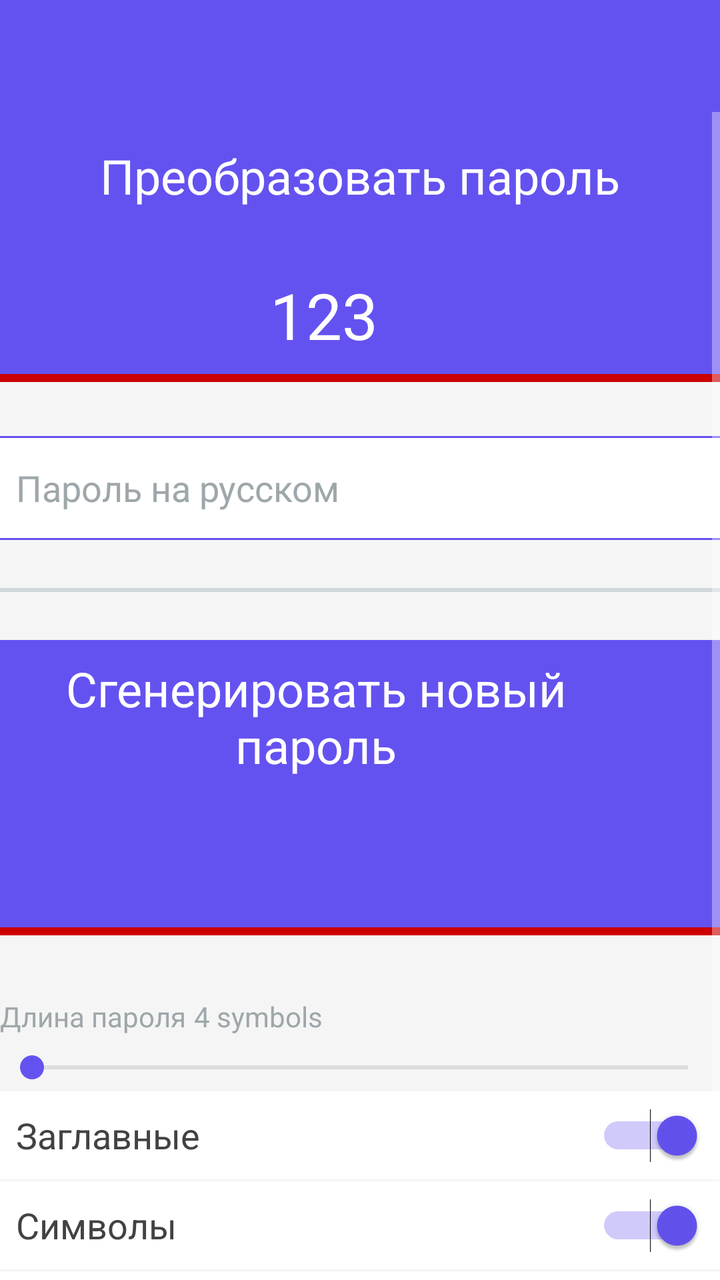
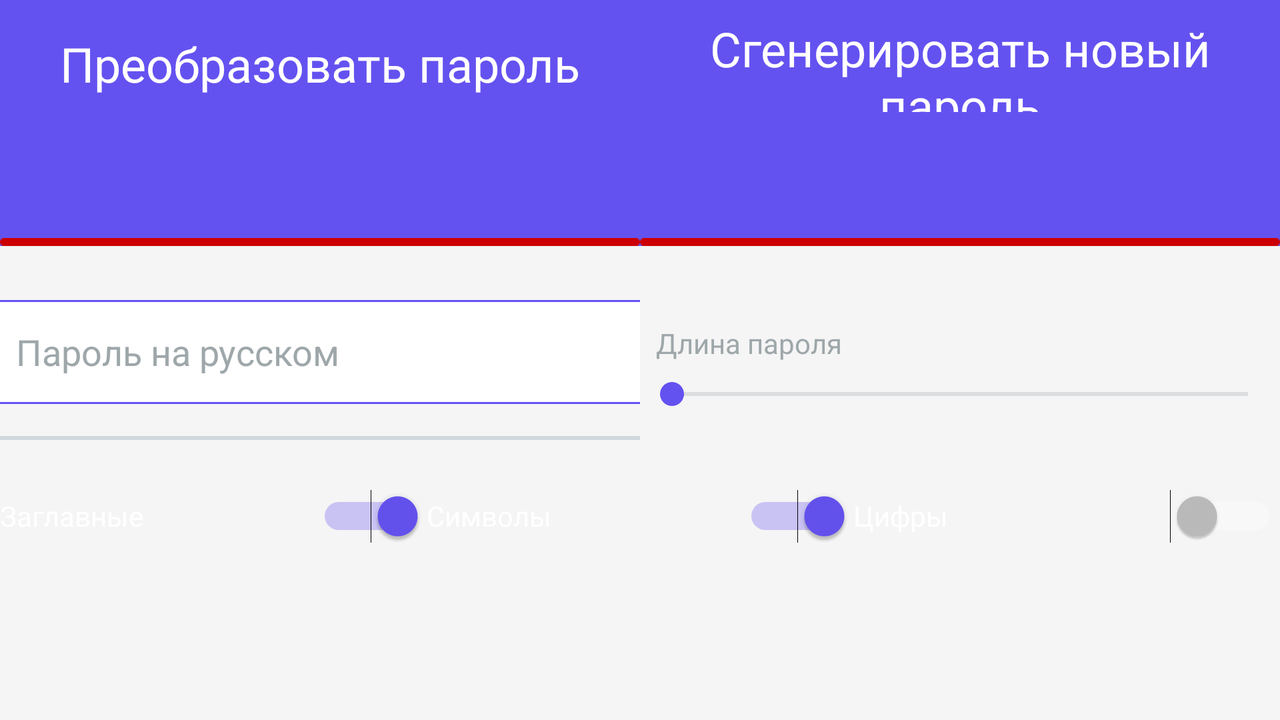

Two renders of one Android screen. The first uses the default layout on a phone; the second uses the alternative layout the repository ships for a different screen configuration, on a matching device. The two XML files are below.
<!-- AndroidManifest.xml: application theme AppTheme -->
<!-- res/layout/activity_main.xml -->
<?xml version="1.0" encoding="utf-8"?>
<LinearLayout xmlns:android="http://schemas.android.com/apk/res/android"
    xmlns:app="http://schemas.android.com/apk/res-auto"
    xmlns:tools="http://schemas.android.com/tools"
    android:layout_width="match_parent"
    android:layout_height="match_parent"
    android:orientation="vertical">

    <androidx.appcompat.widget.Toolbar
        android:id="@+id/toolbar1"
        style="@style/Toolbar" />

    <ScrollView
        android:layout_width="match_parent"
        android:layout_height="match_parent"
        android:background="@color/grey_100"
        tools:context=".screens.main.MainActivity">

        <androidx.constraintlayout.widget.ConstraintLayout
            android:layout_width="match_parent"
            android:layout_height="wrap_content"
            android:background="@color/material_blue">

            <TextView
                android:id="@+id/toolbar"
                style="@style/Header"
                android:layout_width="match_parent"
                android:layout_height="@dimen/height_header"
                android:background="@color/material_blue"
                android:text="@string/convert_password"
                app:layout_constraintTop_toTopOf="parent" />

            <TextView
                android:id="@+id/password_result"
                style="@style/ResultTextView"
                android:layout_width="0dp"
                android:layout_height="wrap_content"
                android:layout_marginStart="@dimen/margin_start_result"
                android:layout_marginTop="@dimen/margin_top_result"
                app:layout_constraintEnd_toStartOf="@id/copy_password"
                app:layout_constraintStart_toStartOf="parent"
                app:layout_constraintTop_toBottomOf="@id/toolbar"
                tools:text="123" />

            <ImageButton
                android:id="@+id/copy_password"
                style="@style/ImageButtonCopy"
                android:layout_width="@dimen/height_image_button"
                android:layout_height="@dimen/height_image_button"
                android:layout_marginEnd="@dimen/margin_start_result"
                android:tint="@color/white"
                app:layout_constraintBottom_toBottomOf="@id/password_result"
                app:layout_constraintEnd_toEndOf="parent"
                app:layout_constraintStart_toEndOf="@id/password_result"
                app:layout_constraintTop_toTopOf="@id/password_result" />

            <ImageView
                android:id="@+id/password_complexity"
                android:layout_width="match_parent"
                android:layout_height="@dimen/height_complexity_line"
                android:layout_marginTop="8dp"
                android:src="@drawable/password_complexity_line"
                app:layout_constraintTop_toBottomOf="@id/password_result" />

            <TextView
                android:id="@+id/password_bits"
                style="@style/BitsTextAppearance"
                android:layout_width="match_parent"
                android:layout_height="wrap_content"
                app:layout_constraintTop_toBottomOf="@id/password_complexity" />

            <EditText
                android:id="@+id/password_input"
                style="@style/Input"
                android:layout_width="match_parent"
                android:layout_height="52dp"
                android:background="@drawable/new_input_bg"
                android:hint="@string/password_ru"
                android:inputType="text"
                app:layout_constraintTop_toBottomOf="@id/password_bits"
                tools:ignore="TextFields" />

            <FrameLayout
                android:id="@+id/divider_layout"
                android:layout_width="match_parent"
                android:layout_height="wrap_content"
                android:background="@color/grey_100"
                app:layout_constraintTop_toBottomOf="@id/password_input">

                <View
                    android:layout_width="match_parent"
                    android:layout_height="2dp"
                    android:layout_marginTop="@dimen/margin_top_between_components"
                    android:layout_marginBottom="@dimen/margin_top_between_components"
                    android:background="@color/blue_grey_100" />
            </FrameLayout>

            <TextView
                android:id="@+id/generate_password_header"
                style="@style/Header"
                android:layout_width="0dp"
                android:layout_height="wrap_content"
                android:background="@color/material_blue"
                android:minHeight="@dimen/height_header"
                android:text="@string/u_can_generate_new_password"
                app:layout_constraintEnd_toStartOf="@id/regenerate_password"
                app:layout_constraintStart_toStartOf="parent"
                app:layout_constraintTop_toBottomOf="@id/divider_layout" />

            <ImageButton
                android:id="@+id/regenerate_password"
                style="@style/ImageButton"
                android:layout_width="@dimen/height_image_button"
                android:layout_height="@dimen/height_image_button"
                android:layout_marginEnd="@dimen/margin_start_result"
                android:src="@drawable/ic_refresh_black_24dp"
                app:layout_constraintBottom_toBottomOf="@id/generate_password_header"
                app:layout_constraintEnd_toEndOf="parent"
                app:layout_constraintTop_toTopOf="@id/generate_password_header" />

            <TextView
                android:id="@+id/password_generated_result"
                style="@style/ResultTextView"
                android:layout_width="0dp"
                android:layout_height="wrap_content"
                android:layout_marginStart="@dimen/margin_start_result"
                android:layout_marginTop="@dimen/margin_top_result"
                app:layout_constraintEnd_toStartOf="@id/copy_password_generated"
                app:layout_constraintStart_toStartOf="parent"
                app:layout_constraintTop_toBottomOf="@id/generate_password_header" />

            <ImageButton
                android:id="@+id/copy_password_generated"
                style="@style/ImageButtonCopy"
                android:layout_width="@dimen/height_image_button"
                android:layout_height="@dimen/height_image_button"
                android:layout_marginEnd="@dimen/margin_start_result"
                android:tint="@color/white"
                app:layout_constraintEnd_toEndOf="parent"
                app:layout_constraintStart_toEndOf="@id/password_generated_result"
                app:layout_constraintTop_toTopOf="@id/password_generated_result" />

            <ImageView
                android:id="@+id/password_generated_complexity"
                android:layout_width="match_parent"
                android:layout_height="@dimen/height_complexity_line"
                android:layout_marginTop="8dp"
                android:src="@drawable/password_complexity_line"
                app:layout_constraintTop_toBottomOf="@id/password_generated_result" />

            <TextView
                android:id="@+id/password_generated_bits"
                style="@style/BitsTextAppearance"
                android:layout_width="match_parent"
                android:layout_height="wrap_content"
                app:layout_constraintTop_toBottomOf="@id/password_generated_complexity" />

            <TextView
                android:id="@+id/password_length_label"
                android:layout_width="wrap_content"
                android:layout_height="wrap_content"
                android:background="@color/grey_100"
                android:paddingTop="@dimen/padding_small"
                android:paddingBottom="@dimen/padding_small"
                android:text="@string/password_length"
                android:textAppearance="@style/PasswordLengthTextAppearance"
                app:layout_constraintStart_toStartOf="parent"
                app:layout_constraintTop_toBottomOf="@id/password_generated_bits" />

            <TextView
                android:id="@+id/password_length"
                android:layout_width="0dp"
                android:layout_height="0dp"
                android:background="@color/grey_100"
                android:padding="@dimen/padding_small"
                android:textAppearance="@style/PasswordLengthTextAppearance"
                app:layout_constraintBottom_toBottomOf="@id/password_length_label"
                app:layout_constraintEnd_toEndOf="parent"
                app:layout_constraintStart_toEndOf="@id/password_length_label"
                app:layout_constraintTop_toTopOf="@id/password_length_label"
                tools:text="4 symbols" />

            <SeekBar
                android:id="@+id/password_length_seekbar"
                android:layout_width="match_parent"
                android:layout_height="24dp"
                android:background="@color/grey_100"
                android:max="20"
                android:progressBackgroundTint="@color/blue_grey_500"
                android:progressTint="@color/material_blue"
                android:thumbTint="@color/material_blue"
                app:layout_constraintTop_toBottomOf="@id/password_length_label" />

            <LinearLayout
                android:layout_width="match_parent"
                android:layout_height="wrap_content"
                android:background="@color/grey_100"
                android:orientation="vertical"
                app:layout_constraintTop_toBottomOf="@id/password_length_seekbar">

                <Switch
                    android:id="@+id/check_caps"
                    style="@style/Switch"
                    android:layout_width="match_parent"
                    android:layout_height="44dp"
                    android:layout_marginBottom="1dp"
                    android:checked="true"
                    android:text="@string/upper_case"
                    app:layout_constraintTop_toBottomOf="@id/password_length_seekbar" />

                <Switch
                    android:id="@+id/check_symbols"
                    style="@style/Switch"
                    android:layout_width="match_parent"
                    android:layout_height="44dp"
                    android:layout_marginBottom="1dp"
                    android:checked="true"
                    android:text="@string/symbols"
                    app:layout_constraintTop_toBottomOf="@id/check_caps" />

                <Switch
                    android:id="@+id/check_numbers"
                    style="@style/Switch"
                    android:layout_width="match_parent"
                    android:layout_height="44dp"
                    android:layout_marginBottom="1dp"
                    android:checked="false"
                    android:text="@string/numbers"
                    app:layout_constraintTop_toBottomOf="@id/check_symbols" />
            </LinearLayout>

        </androidx.constraintlayout.widget.ConstraintLayout>
    </ScrollView>
</LinearLayout>
<!-- resources referenced by this layout -->
<resources>
  <color name="blue_grey_100">#cfd8dc</color>
  <color name="blue_grey_500">#9ea7aa</color>
  <color name="grey_100">#f5f5f5</color>
  <color name="material_blue">#6452f0</color>
  <color name="white">#FFFFFF</color>
  <dimen name="height_complexity_line">4dp</dimen>
  <dimen name="height_header">64dp</dimen>
  <dimen name="height_image_button">36dp</dimen>
  <dimen name="margin_start_result">8dp</dimen>
  <dimen name="margin_top_between_components">24dp</dimen>
  <dimen name="margin_top_result">16dp</dimen>
  <dimen name="padding_small">4dp</dimen>
  <string name="convert_password">Преобразовать пароль</string>
  <string name="numbers">Цифры</string>
  <string name="password_length">Длина пароля</string>
  <string name="password_ru">Пароль на русском</string>
  <string name="symbols">Символы</string>
  <string name="u_can_generate_new_password">Сгенерировать новый пароль</string>
  <string name="upper_case">Заглавные</string>
  <style name="Header">
          <item name="android:gravity">center</item>
          <item name="android:paddingTop">8dp</item>
          <item name="android:paddingBottom">8dp</item>
          <item name="android:textAppearance">@style/HeaderTextAppearance</item>
      </style>
  <style name="ImageButton">
          <item name="android:tint">@color/white</item>
          <item name="android:background">@android:color/transparent</item>
          <item name="android:padding">@dimen/padding_copy_button</item>
      </style>
  <style name="ImageButtonCopy" parent="ImageButton">
          <item name="android:tint">@color/grey_800</item>
          <item name="android:src">@drawable/ic_content_copy_black_24dp</item>
      </style>
  <style name="Input">
          <item name="android:imeOptions">flagNoExtractUi</item>
          <item name="android:padding">8dp</item>
          <item name="android:textColor">@color/grey_800</item>
          <item name="android:textColorHint">@color/blue_grey_500</item>
      </style>
  <style name="PasswordLengthTextAppearance" parent="@android:style/TextAppearance.Material">
          <item name="android:textColor">@color/blue_grey_500</item>
      </style>
  <style name="ResultTextView">
          <item name="android:gravity">center</item>
          <item name="android:textAppearance">@style/ResultTextAppearance</item>
          <item name="android:textAlignment">center</item>
      </style>
  <style name="Toolbar">
          <item name="android:layout_width">match_parent</item>
          <item name="android:layout_height">?attr/actionBarSize</item>
          
          <item name="android:background">@color/colorPrimary</item>
      </style>
  <style name="AppTheme" parent="Theme.AppCompat.NoActionBar">
          <item name="android:colorPrimary">@color/colorPrimary</item>
          <item name="android:colorPrimaryDark">@color/colorPrimaryDark</item>
          <item name="android:colorAccent">@color/material_blue</item>
          <item name="colorControlActivated">@color/colorPrimary</item>
      </style>
  <color name="yellow_200">#ffff00</color>
  <color name="grey_800">#424242</color>
  <style name="HeaderTextAppearance">
          <item name="android:textColor">@color/white</item>
          <item name="android:fontFamily">sans-serif</item>
          <item name="android:textSize">24sp</item>
      </style>
  <dimen name="padding_copy_button">4dp</dimen>
  <style name="ResultTextAppearance">
          <item name="android:textColor">@color/white</item>
          <item name="android:textSize">32sp</item>
          <item name="android:fontFamily">sans-serif</item>
      </style>
  <color name="colorPrimary">@color/material_blue</color>
  <color name="colorPrimaryDark">@color/material_blue</color>
  <!-- some entries are left out for length -->
</resources>
<!-- res/layout-land/activity_main.xml (the repository's variant of the layout above) -->
<!-- drawn on the phone turned sideways -->
<?xml version="1.0" encoding="utf-8"?>
<ScrollView xmlns:android="http://schemas.android.com/apk/res/android"
    xmlns:tools="http://schemas.android.com/tools"
    android:layout_width="match_parent"
    android:layout_height="match_parent"
    android:background="@color/grey_100"
    tools:context=".MainActivity">

    <LinearLayout
        android:layout_width="match_parent"
        android:layout_height="wrap_content"
        android:orientation="vertical">

        <LinearLayout
            android:layout_width="match_parent"
            android:layout_height="wrap_content"
            android:baselineAligned="false"
            android:orientation="horizontal">

            <LinearLayout
                android:layout_width="0dp"
                android:layout_height="wrap_content"
                android:layout_weight="1"
                android:orientation="vertical">

                <TextView
                    style="@style/Header"
                    android:layout_width="match_parent"
                    android:layout_height="64dp"
                    android:background="@color/material_blue"
                    android:text="@string/convert_password" />

                <RelativeLayout
                    android:layout_width="match_parent"
                    android:layout_height="wrap_content"
                    android:background="@color/material_blue"
                    android:paddingTop="16dp">

                    <TextView
                        android:id="@+id/password_result"
                        style="@style/ResultTextView"
                        android:layout_width="match_parent"
                        android:layout_height="wrap_content"
                        android:layout_alignParentStart="true"
                        android:layout_centerVertical="true"
                        android:layout_marginStart="8dp"
                        android:layout_marginTop="@dimen/result_margin"
                        android:layout_marginBottom="@dimen/result_margin"
                        android:layout_toStartOf="@id/copy_password" />

                    <ImageButton
                        android:id="@+id/copy_password"
                        style="@style/ImageButton"
                        android:layout_width="36dp"
                        android:layout_height="36dp"
                        android:layout_alignParentEnd="true"
                        android:layout_centerVertical="true"
                        android:layout_marginEnd="16dp"
                        android:src="@drawable/ic_content_copy_black_24dp" />

                    <ImageView
                        android:id="@+id/password_complexity"
                        android:layout_width="match_parent"
                        android:layout_height="4dp"
                        android:layout_alignParentBottom="true"
                        android:src="@drawable/password_strength_line" />
                </RelativeLayout>

                <TextView
                    android:id="@+id/password_bits"
                    android:layout_width="match_parent"
                    android:layout_height="wrap_content"
                    android:layout_marginTop="4dp"
                    android:textAppearance="@style/BitsTextAppearance" />

                <EditText
                    android:id="@+id/password_input"
                    style="@style/Input"
                    android:layout_width="match_parent"
                    android:layout_height="52dp"
                    android:layout_marginTop="4dp"
                    android:background="@drawable/new_input_bg"
                    android:hint="@string/password_ru"
                    android:inputType="text" />

                <View
                    android:layout_width="match_parent"
                    android:layout_height="2dp"
                    android:layout_marginTop="16dp"
                    android:layout_marginBottom="16dp"
                    android:background="@color/blue_grey_100" />

            </LinearLayout>

            <LinearLayout
                android:layout_width="0dp"
                android:layout_height="wrap_content"
                android:layout_weight="1"
                android:orientation="vertical">

                <TextView
                    style="@style/Header"
                    android:layout_height="64dp"
                    android:layout_width="match_parent"
                    android:background="@color/material_blue"
                    android:text="@string/u_can_generate_new_password" />

                <RelativeLayout
                    android:layout_width="match_parent"
                    android:layout_height="wrap_content"
                    android:background="@color/material_blue"
                    android:paddingTop="16dp">

                    <TextView
                        android:id="@+id/password_generated_result"
                        style="@style/ResultTextView"
                        android:layout_width="match_parent"
                        android:layout_height="wrap_content"
                        android:layout_alignParentStart="true"
                        android:layout_centerVertical="true"
                        android:layout_marginStart="8dp"
                        android:layout_marginTop="@dimen/result_margin"
                        android:layout_marginBottom="@dimen/result_margin"
                        android:layout_toStartOf="@id/copy_password_generated" />

                    <ImageButton
                        android:id="@+id/copy_password_generated"
                        style="@style/ImageButton"
                        android:layout_width="36dp"
                        android:layout_height="36dp"
                        android:layout_centerVertical="true"
                        android:layout_marginEnd="8dp"
                        android:layout_toStartOf="@id/regenerate_password"
                        android:src="@drawable/ic_content_copy_black_24dp"/>

                    <ImageButton
                        android:id="@+id/regenerate_password"
                        style="@style/ImageButton"
                        android:layout_width="36dp"
                        android:layout_height="36dp"
                        android:layout_alignParentEnd="true"
                        android:layout_marginEnd="16dp"
                        android:src="@drawable/ic_refresh_black_24dp"/>

                    <ImageView
                        android:id="@+id/password_generated_complexity"
                        android:layout_width="match_parent"
                        android:layout_height="4dp"
                        android:layout_alignParentBottom="true"
                        android:src="@drawable/password_strength_line" />
                </RelativeLayout>

                <TextView
                    android:id="@+id/password_generated_bits"
                    style="@style/BitsTextAppearance"
                    android:layout_width="match_parent"
                    android:layout_height="wrap_content"
                    android:layout_marginTop="4dp"/>

                <LinearLayout
                    android:layout_width="match_parent"
                    android:layout_height="wrap_content"
                    android:layout_marginStart="8dp"
                    android:layout_marginTop="8dp"
                    android:layout_marginBottom="4dp"
                    android:orientation="horizontal">

                    <TextView
                        android:layout_width="wrap_content"
                        android:layout_height="wrap_content"
                        android:text="@string/password_length"
                        android:textAppearance="@style/PasswordLengthTextAppearance" />

                    <TextView
                        android:id="@+id/password_length"
                        android:layout_width="wrap_content"
                        android:layout_height="wrap_content"
                        android:layout_marginStart="4dp"
                        android:textAppearance="@style/PasswordLengthTextAppearance" />
                </LinearLayout>

                <SeekBar
                    android:id="@+id/password_length_seekbar"
                    android:layout_width="match_parent"
                    android:layout_height="24dp"
                    android:max="20"
                    android:progressBackgroundTint="@color/blue_grey_500"
                    android:progressTint="@color/material_blue"
                    android:thumbTint="@color/material_blue" />

            </LinearLayout>
        </LinearLayout>

        <LinearLayout
            android:layout_width="match_parent"
            android:layout_height="wrap_content"
            android:orientation="horizontal">

            <Switch
                android:id="@+id/check_caps"
                style="@style/Switch.Horizontal"
                android:layout_marginEnd="1dp"
                android:layout_width="0dp"
                android:layout_height="44dp"
                android:layout_weight="1"
                android:checked="true"
                android:text="@string/upper_case" />

            <Switch
                android:id="@+id/check_symbols"
                style="@style/Switch.Horizontal"
                android:layout_marginEnd="1dp"
                android:layout_width="0dp"
                android:layout_height="44dp"
                android:layout_weight="1"
                android:checked="true"
                android:text="@string/symbols" />

            <Switch
                android:id="@+id/check_numbers"
                style="@style/Switch.Horizontal"
                android:layout_marginEnd="1dp"
                android:layout_width="0dp"
                android:layout_height="44dp"
                android:layout_weight="1"
                android:checked="false"
                android:text="@string/numbers" />
        </LinearLayout>
    </LinearLayout>
</ScrollView>
<!-- resources referenced by the variant -->
<!-- as the phone turned sideways resolves them -->
<resources>
  <color name="blue_grey_100">#cfd8dc</color>
  <color name="blue_grey_500">#9ea7aa</color>
  <color name="grey_100">#f5f5f5</color>
  <color name="material_blue">#6452f0</color>
  <!-- drawable new_input_bg (drawable) -->
  <?xml version="1.0" encoding="utf-8"?>
  <layer-list xmlns:android="http://schemas.android.com/apk/res/android">
      <item
          android:left="-2dp"
          android:right="-2dp">
          <shape>
              <solid android:color="@color/white" />
              <stroke
                  android:width="1dp"
                  android:color="@color/material_blue" />
          </shape>
      </item>
  </layer-list>
  <string name="convert_password">Преобразовать пароль</string>
  <string name="numbers">Цифры</string>
  <string name="password_length">Длина пароля</string>
  <string name="password_ru">Пароль на русском</string>
  <string name="symbols">Символы</string>
  <string name="u_can_generate_new_password">Сгенерировать новый пароль</string>
  <string name="upper_case">Заглавные</string>
  <style name="BitsTextAppearance" parent="@android:style/TextAppearance.Material">
          <item name="android:textAlignment">center</item>
          <item name="android:gravity">center</item>
          <item name="android:textColor">@color/grey_800</item>
          <item name="android:padding">4dp</item>
          <item name="android:background">@color/grey_100</item>
      </style>
  <style name="Header">
          <item name="android:gravity">center</item>
          <item name="android:paddingTop">8dp</item>
          <item name="android:paddingBottom">8dp</item>
          <item name="android:textAppearance">@style/HeaderTextAppearance</item>
      </style>
  <style name="ImageButton">
          <item name="android:tint">@color/white</item>
          <item name="android:background">@android:color/transparent</item>
          <item name="android:padding">@dimen/padding_copy_button</item>
      </style>
  <style name="Input">
          <item name="android:imeOptions">flagNoExtractUi</item>
          <item name="android:padding">8dp</item>
          <item name="android:textColor">@color/grey_800</item>
          <item name="android:textColorHint">@color/blue_grey_500</item>
      </style>
  <style name="PasswordLengthTextAppearance" parent="@android:style/TextAppearance.Material">
          <item name="android:textColor">@color/blue_grey_500</item>
      </style>
  <style name="ResultTextView">
          <item name="android:gravity">center</item>
          <item name="android:textAppearance">@style/ResultTextAppearance</item>
          <item name="android:textAlignment">center</item>
      </style>
  <style name="AppTheme" parent="Theme.AppCompat.NoActionBar">
          <item name="android:colorPrimary">@color/colorPrimary</item>
          <item name="android:colorPrimaryDark">@color/colorPrimaryDark</item>
          <item name="android:colorAccent">@color/material_blue</item>
          <item name="colorControlActivated">@color/colorPrimary</item>
      </style>
  <color name="white">#FFFFFF</color>
  <color name="yellow_200">#ffff00</color>
  <color name="grey_800">#424242</color>
  <style name="HeaderTextAppearance">
          <item name="android:textColor">@color/white</item>
          <item name="android:fontFamily">sans-serif</item>
          <item name="android:textSize">24sp</item>
      </style>
  <dimen name="padding_copy_button">4dp</dimen>
  <style name="ResultTextAppearance">
          <item name="android:textColor">@color/white</item>
          <item name="android:textSize">32sp</item>
          <item name="android:fontFamily">sans-serif</item>
      </style>
  <color name="colorPrimary">@color/material_blue</color>
  <color name="colorPrimaryDark">@color/material_blue</color>
  <!-- some entries are left out for length -->
</resources>
